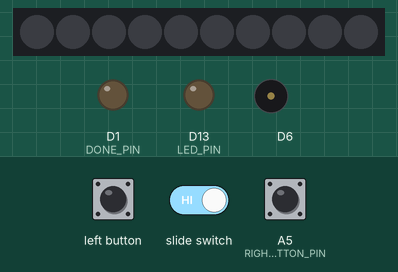
This sketch was run on a simulated Adafruit Circuit Playground Express. Shown: 10 RGB LEDs in strip order, left to right, output pins drawn as LEDs (lit = HIGH), buzzer (waves = sounding). Inputs (shaded band) come from the test bench; at power-on: A5 (RIGHT_BUTTON_PIN) HIGH. Dim RGB values are drawn brighter than linear.

Above: at 1.2 s.
1.3 s: A5 (RIGHT_BUTTON_PIN) pulled LOW for 0.15 s
At 1.78 s:
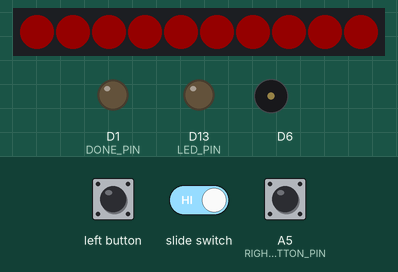
At 7.7 s:
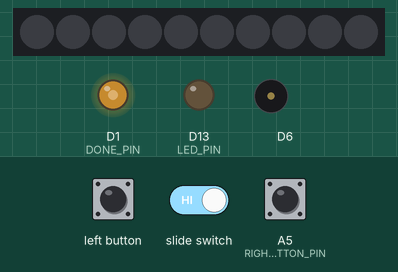
Timing chart, 0 to 9.2 s (numbered marks = the images above; inputs shaded):
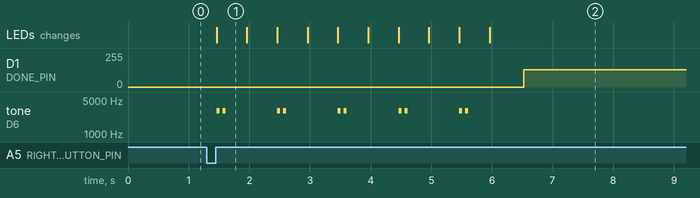

Measured:
- after the input at 1.3 s, D1 (DONE_PIN): 0/255 → 128/255 after 5.2 s; tone on D6: silent → 3000 Hz after 0.16 s, then repeats every 1.0 s: silent 0.05 s, 3000 Hz 0.05 s, silent 0.85 s, 3000 Hz 0.05 s, until it stays silent from 5.6 s; the LEDs: change after 0.16 s (image 1)
- what the display in image 1 shows lasts 0.5 s, from 1.5 s to 2.0 s

The sketch:

coffee_tea_timer.ino
```cpp
// -*- mode: C++;-*-

#include <Bounce2.h>
#include <Adafruit_CircuitPlayground.h>

#define LEFT_BUTTON_PIN (4)
#define RIGHT_BUTTON_PIN (19)
#define NEOPIXEL_PIN (17)
#define SPEAKER_ENABLE_PIN (11)
#define LED_PIN (13)
#define DONE_PIN (1)

#define IDLE_STATE (0)
#define WAIT_STATE (1)
#define ALARM_STATE (2)
#define CLEANUP_STATE (3)

int state = IDLE_STATE;

#define ALARM_TOGGLE_INTERVAL (500)

#define ONE_MINUTE (60000)        // 60 * 1000
#define COFFEE_INTERVAL (240000)  // 4 minutes
#define TEA_INTERVAL (180000)     // 3 minutes
#define BEEP_DURATION (5000)

unsigned long timer_duration = 0;
unsigned long alarm_advance_interval = 0;
unsigned long alarm_time = 0;
unsigned long advance_time = 0;
unsigned long toggle_time = 0;
bool toggle_state = false;
int light_count = 0;
int beep_count = 0;
unsigned long beep_time = 0;
unsigned long timeout = 0;

Bounce left_debouncer = Bounce();
Bounce right_debouncer = Bounce();

bool slide_switch;


void setup() {
  CircuitPlayground.begin();
  CircuitPlayground.speaker.enable(false);
  CircuitPlayground.clearPixels();

  pinMode(LED_PIN, OUTPUT);
  digitalWrite(LED_PIN, false);

  pinMode(LEFT_BUTTON_PIN, INPUT_PULLUP);
  left_debouncer.attach(LEFT_BUTTON_PIN);
  left_debouncer.interval(5);  // interval in ms

  pinMode(RIGHT_BUTTON_PIN, INPUT_PULLUP);
  right_debouncer.attach(RIGHT_BUTTON_PIN);
  right_debouncer.interval(5);  // interval in ms

  pinMode(DONE_PIN, OUTPUT);
  digitalWrite(DONE_PIN, LOW);

  slide_switch = CircuitPlayground.slideSwitch();
  timer_duration = 0;

  timeout = millis() + 30000;
}


void alarm_in(unsigned long interval) {
  alarm_time = millis() + interval;
  alarm_advance_interval = interval / 11;
  advance_time = 0;
  toggle_time = 0;
  CircuitPlayground.clearPixels();
  state = WAIT_STATE;
}


void loop() {
  unsigned long now = millis();

  left_debouncer.update();
  right_debouncer.update();

  switch (state) {
    case IDLE_STATE:
      if (now > timeout) {
        state = CLEANUP_STATE;
        return;
      } else if (slide_switch) {
        if (left_debouncer.rose()) {
          if (timer_duration == 10) {
            timer_duration = 0;
            CircuitPlayground.clearPixels();
          }
          CircuitPlayground.setPixelColor(timer_duration, 0x0000FF);
          timer_duration++;
        } else if (right_debouncer.rose()) {
          alarm_in(timer_duration * ONE_MINUTE);
        }
      } else {
        if (left_debouncer.rose()) {
          alarm_in(COFFEE_INTERVAL);
          state = WAIT_STATE;
        } else if (right_debouncer.rose()) {
          alarm_in(TEA_INTERVAL);
          state = WAIT_STATE;
        }
      }
      return;
    case WAIT_STATE:
      if (now >= alarm_time) {
        state = ALARM_STATE;
        return;
      }
      if (advance_time == 0) {  // first time through
        digitalWrite(LED_PIN, true);
        CircuitPlayground.speaker.enable(true);
        advance_time = now + alarm_advance_interval;
        CircuitPlayground.strip.fill(0x000000);
      } else {
        if (now >= beep_time) {
          beep_time = now + BEEP_DURATION;
          CircuitPlayground.playTone(4000, 20);
        }
        if (now >= advance_time) {
          advance_time = now + alarm_advance_interval;
          CircuitPlayground.setPixelColor(light_count++, 0x00FF00);
        }
      }
      return;
    case ALARM_STATE:
      if (now >= toggle_time) {
        if (beep_count++ == 10) {
          CircuitPlayground.strip.fill(0x0000FF);
          state = CLEANUP_STATE;
          return;
        }
        toggle_time = now + ALARM_TOGGLE_INTERVAL;
        toggle_state = !toggle_state;
        if (toggle_state) {
          // BEEP
          CircuitPlayground.strip.fill(0xFF0000);
          CircuitPlayground.strip.show();
          CircuitPlayground.playTone(3000, 50);
          delay(50);
          CircuitPlayground.playTone(3000, 50);
        } else {
          // SILENCE
          CircuitPlayground.strip.fill(0x000000);
          CircuitPlayground.strip.show();
        }
      }
      return;
    case CLEANUP_STATE:
      while (1) {
        digitalWrite(DONE_PIN, HIGH);
        delay(5);
        digitalWrite(DONE_PIN, LOW);
        delay(5);
      }
  }
}
```
